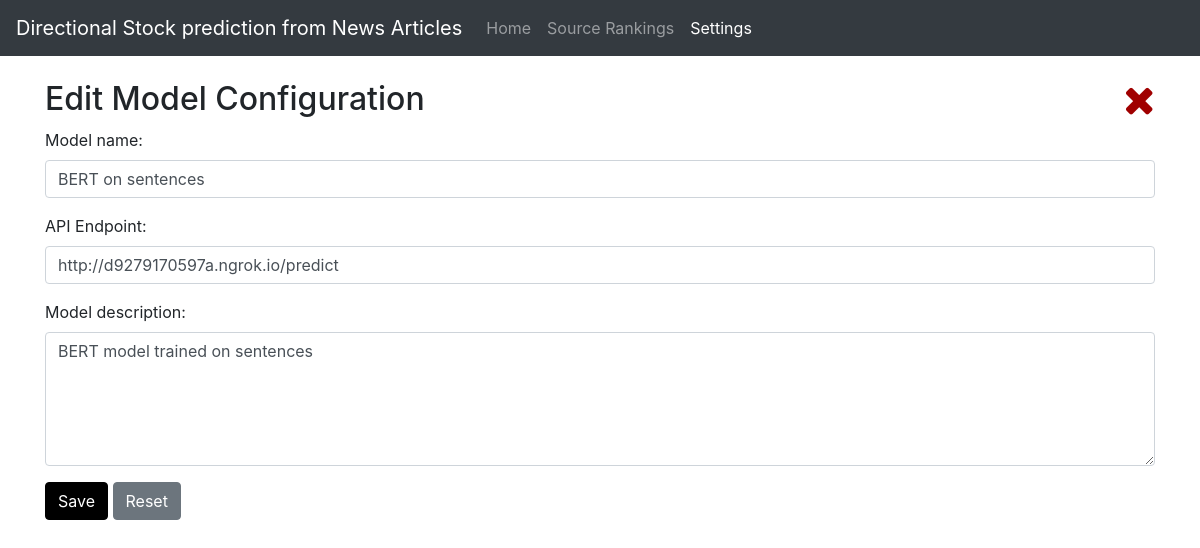
Before: /prediction/config/12/ with the older database file.
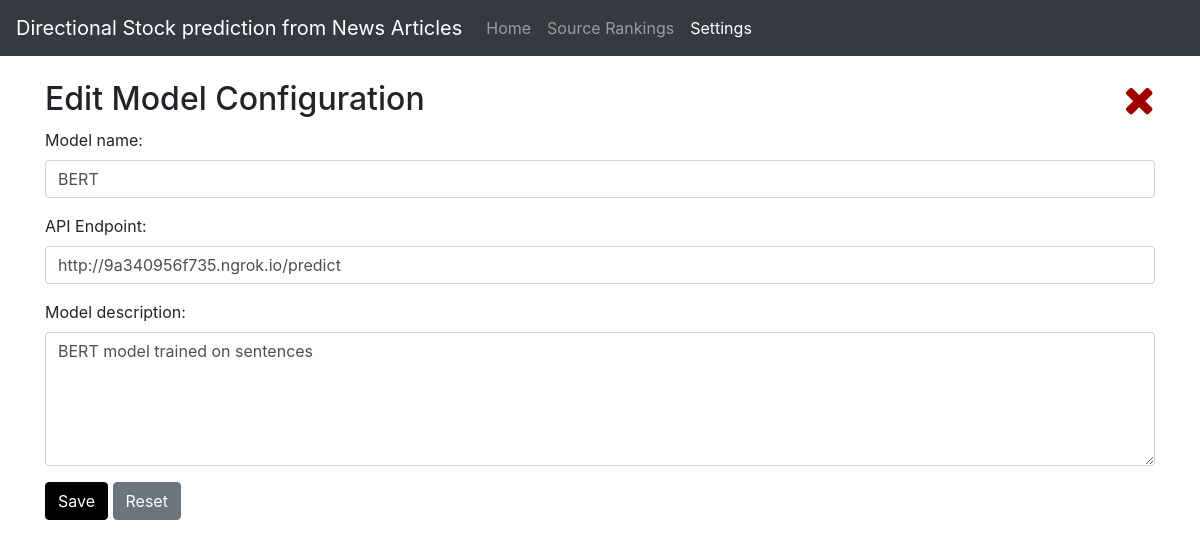
After: the same page with the newer database file.
### prediction/models.py (models this page shows, shortened)
class ModelConfig(models.Model):
    model_name = models.CharField(max_length=100)
    api_endpoint = models.CharField(max_length=100)
    description = models.CharField(max_length=1000)

### prediction/views.py (the view)
# urls.py: path('config/<int:model_id>/', views.detail, name='detail'),
def detail(request, model_id):
    config_detail = get_object_or_404(ModelConfig, pk=model_id)
    context = {'config_detail':config_detail}
    return render(request, 'prediction/config_detail.html', context)

### prediction/templates/prediction/config_detail.html (shortened to what this page needs)
<!DOCTYPE html>
<html lang="en">
  <head>
    <link
      rel="stylesheet"
      href="https://maxcdn.bootstrapcdn.com/bootstrap/4.5.2/css/bootstrap.min.css"
    />
    <link rel="stylesheet" href="https://cdnjs.cloudflare.com/ajax/libs/font-awesome/4.7.0/css/font-awesome.min.css">
  </head>
  <body>
    <nav class="navbar navbar-expand-sm bg-dark navbar-dark">
      <a class="navbar-brand" href="{% url 'prediction:index'%}">Directional Stock prediction from News Articles</a>
      <ul class="navbar-nav">
        <li class="nav-item">
          <a class="nav-link" href="{% url 'prediction:index'%}">Home</a>
        </li>
        <li class="nav-item">
          <a class="nav-link" href="{% url 'prediction:rankings'%}">Source Rankings</a>
        </li>
        <li class="nav-item active">
          <a class="nav-link" href="{% url 'prediction:config'%}">Settings</a>
        </li>
      </ul>
    </nav>
    <div class="container">
      <br>
        {%if config_detail%}
        <h2 style="float: left; display: inline;">Edit Model Configuration</h2>
        {%else%}
        <h2 style="float: left; display: inline;">Create new Model</h2>
        {%endif%}
        <a href="{% url 'prediction:config'%}" style="float: right;">
            <i class="fa fa-close" style='font-size:2.5rem; color:rgb(160, 0, 0)'></i>
        </a>
      <br>
      <br>
      {%if config_detail%}
      <form action="{% url 'prediction:update_config' config_detail.id %}" method="POST">
      {%else%}
      <form action="{% url 'prediction:create_config'  %}" method="POST">
      {%endif%}
        <div class="form-group">
          <label for="model_name">Model name: </label>
          <input
            type="text"
            class="form-control"
            id="model_name"
            name="model_name"
            value="{{config_detail.model_name}}"
            placeholder="Enter model name"
            required="true"
          />
        </div>
        <div class="form-group">
          <label for="api_endpoint">API Endpoint: </label>
          <input
            type="text"
            class="form-control"
            id="api_endpoint"
            name="api_endpoint"
            value="{{config_detail.api_endpoint}}"
            placeholder="Enter API endpoint URL"
            required="true"
          />
        </div>
        <div class="form-group">
          <label for="description">Model description: </label>
          <textarea
            class="form-control"
            name="description"
            rows="5"
            id="description"
            placeholder="Describe your model..."
            required="true"
          >{{config_detail.description}}</textarea>
        </div>
        <button type="submit" class="btn btn-primary" style="background-color: black; border-color: black;">Save</button>
        <input type="reset" class="btn btn-secondary"/>
      </form>
    </div>
  </body>
</html>

Changed rows visible on the page:
changed ModelConfig "BERT model trained on sentences": model_name "BERT on sentences" → "BERT"; api_endpoint "http://d9279170597a.ngrok.io/predict" → "http://9a340956f735.ngrok.io/predict"
